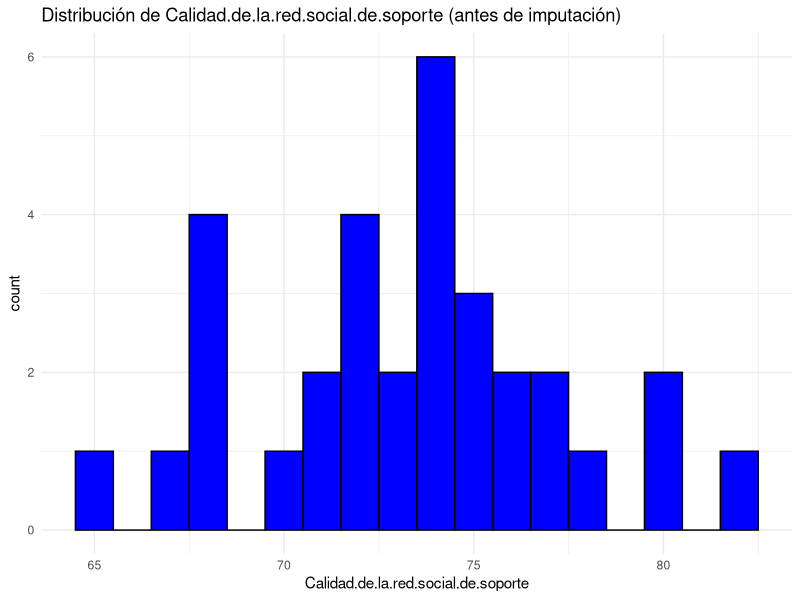
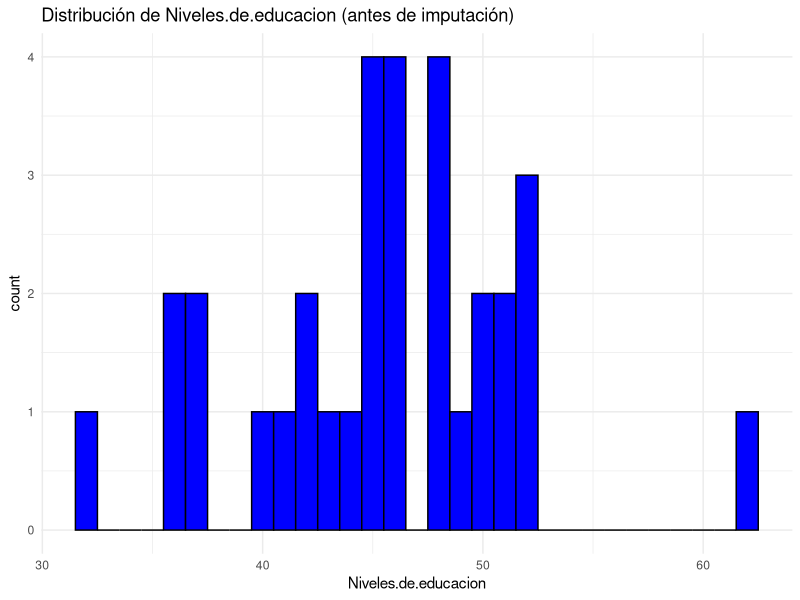
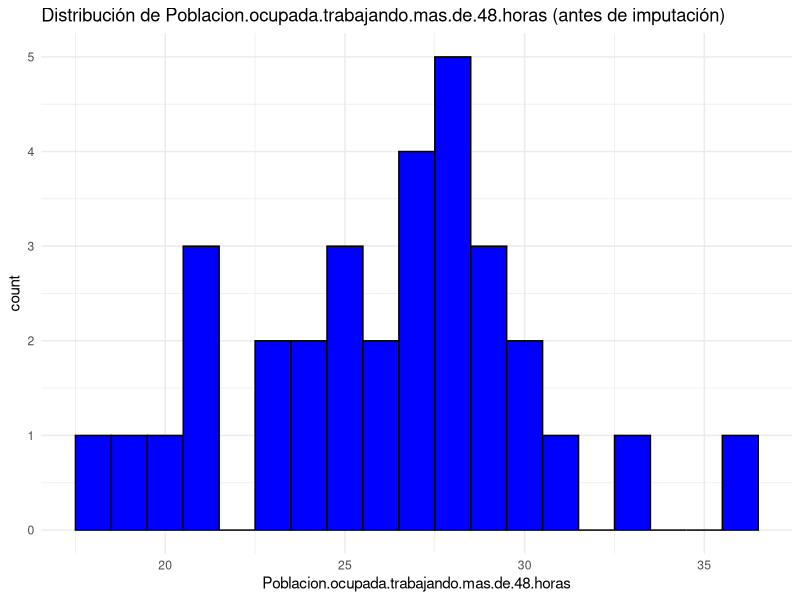
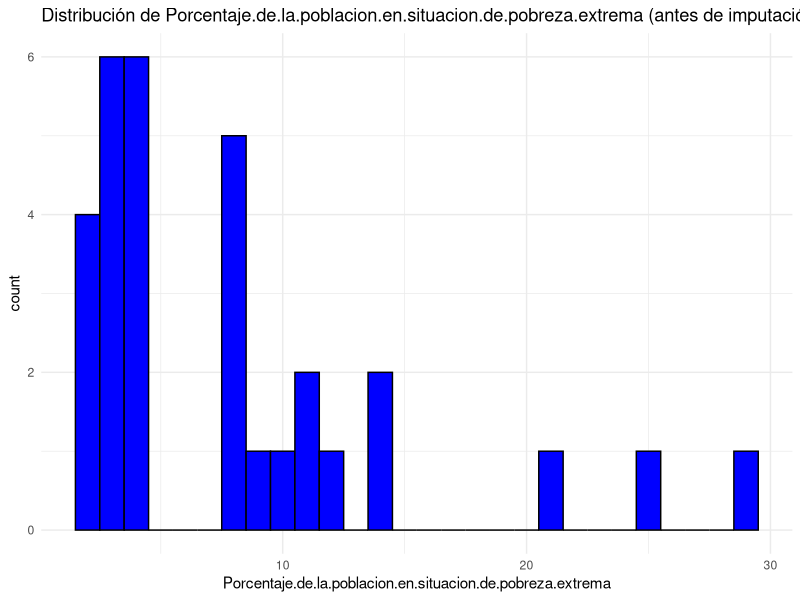
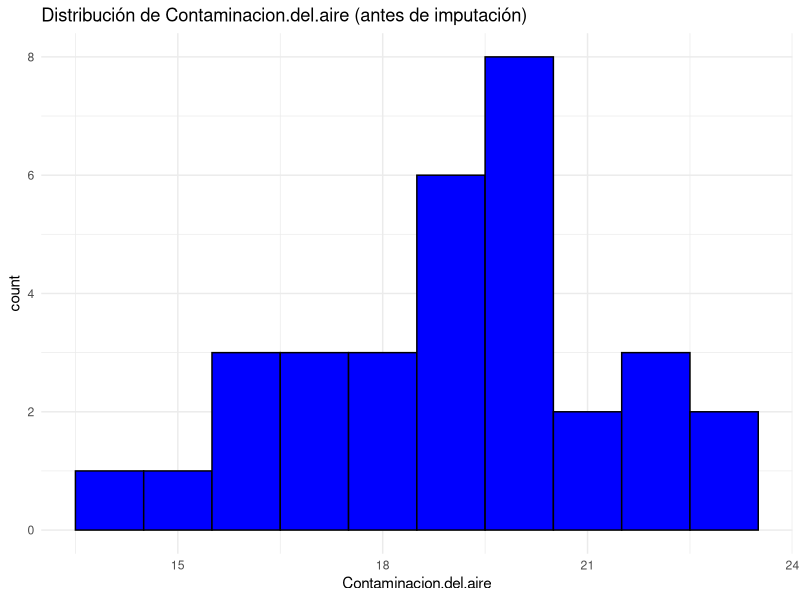
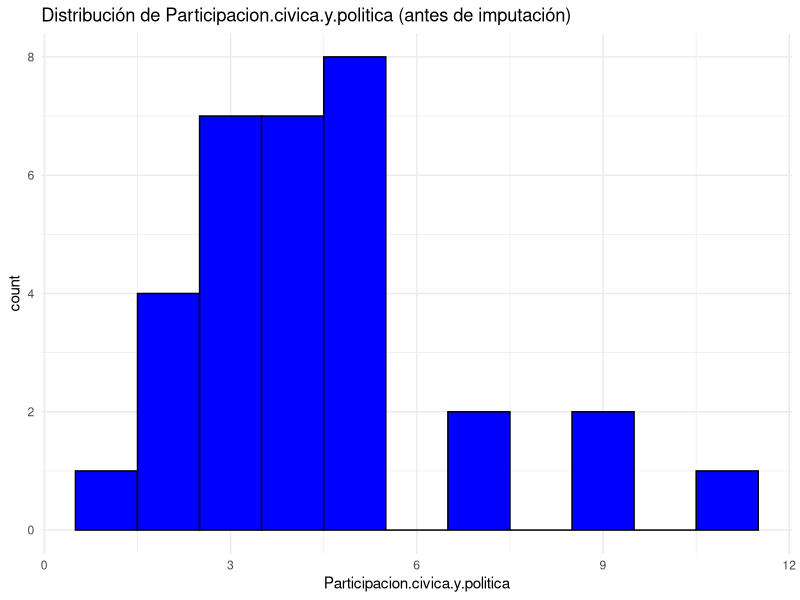
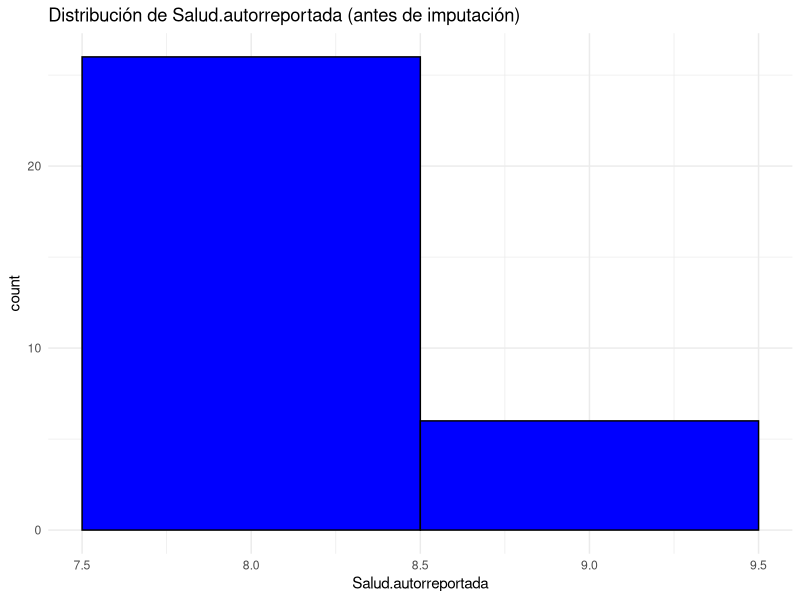
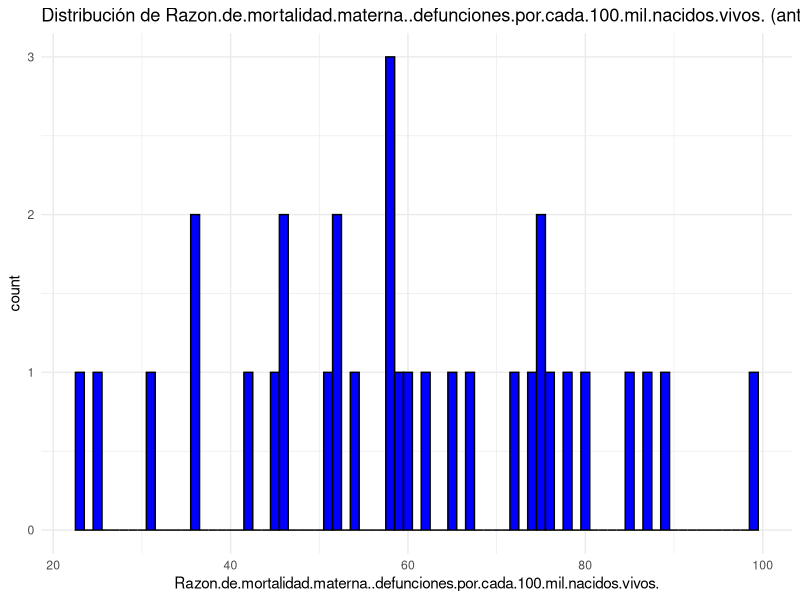

The R source for these figures, in order: (Note: this script raises an error after producing the figures.)
######## Tarea 1

# Librerias
library(ggplot2)
library(mice)

# Datos
bienestar2022 <- read.csv("bienestar2022.csv")

# Número de Datos faltantes
total_na <- sum(is.na(bienestar2022))
cat(paste("El número total de datos faltantes es: ", total_na, "\n"))

# Número de Datos faltantes por columna
na_por_columna <- apply(bienestar2022, 2, function(x) sum(is.na(x)))
na_por_columna <- data.frame(names = names(na_por_columna), na_por_columna)

# Ahora vamos encontrar su fila y columna correspondiente para encontrar a qué estados pertenecen esos valores faltantes.
cat("Posiciones de los valores faltantes:\n")
na_positions <- which(is.na(bienestar2022), arr.ind = TRUE) # devuelve un arreglo, (fila columna)

# Crear el data frame donde aparecerá primero la fila del arreglo anterior (fila) seguido de la columna correspondiente (variable)
na_dataframe <- data.frame(Fila = na_positions[, 1], Columna = colnames(bienestar2022)[na_positions[, 2]])

# Imprimir las posiciones de los NA con el arreglo (Estado, variable)
print(na_dataframe)

# Ahora, antes de realizar la imputación, haremos las distribuciones de las variables para que después
# de imputar podamos realizar la comparación y así comprobar que no se está distorsionando.

# histograma
ggplot(bienestar2022, aes(x = Calidad.de.la.red.social.de.soporte)) +
    geom_histogram(binwidth = 1, fill = "blue", color = "black") +
    theme_minimal() +
    ggtitle("Distribución de Calidad.de.la.red.social.de.soporte (antes de imputación)")

# gráfica de barras
#ggplot(bienestar2022, aes(x = factor(Niveles.de.educacion))) +
#  geom_bar(fill = "blue", color = "black") +
#  theme_minimal() +
#  ggtitle("Distribución de Calidad de la Red Social de Soporte (antes de imputación)") +
#  xlab("Calidad de la Red Social de Soporte")


# boxplot
#ggplot(bienestar2022, aes(y = Niveles.de.educacion)) +
#  geom_boxplot(fill = "blue", color = "black") +
#  theme_minimal() +
#  ggtitle("Boxplot de Niveles de Educación (antes de imputación)")

# histograma
ggplot(bienestar2022, aes(x = Niveles.de.educacion)) +
    geom_histogram(binwidth = 1, fill = "blue", color = "black") +
    theme_minimal() +
    ggtitle("Distribución de Niveles.de.educacion (antes de imputación)")

# histograma
ggplot(bienestar2022, aes(x = Poblacion.ocupada.trabajando.mas.de.48.horas)) +
    geom_histogram(binwidth = 1, fill = "blue", color = "black") +
    theme_minimal() +
    ggtitle("Distribución de Poblacion.ocupada.trabajando.mas.de.48.horas (antes de imputación)")

# histograma
ggplot(bienestar2022, aes(x = Porcentaje.de.la.poblacion.en.situacion.de.pobreza.extrema)) +
    geom_histogram(binwidth = 1, fill = "blue", color = "black") +
    theme_minimal() +
    ggtitle("Distribución de Porcentaje.de.la.poblacion.en.situacion.de.pobreza.extrema (antes de imputación)")

# histograma
ggplot(bienestar2022, aes(x = Contaminacion.del.aire)) +
    geom_histogram(binwidth = 1, fill = "blue", color = "black") +
    theme_minimal() +
    ggtitle("Distribución de Contaminacion.del.aire (antes de imputación)")

# histograma
ggplot(bienestar2022, aes(x = Participacion.civica.y.politica)) +
    geom_histogram(binwidth = 1, fill = "blue", color = "black") +
    theme_minimal() +
    ggtitle("Distribución de Participacion.civica.y.politica (antes de imputación)")

# histograma
ggplot(bienestar2022, aes(x = Salud.autorreportada)) +
    geom_histogram(binwidth = 1, fill = "blue", color = "black") +
    theme_minimal() +
    ggtitle("Distribución de Salud.autorreportada (antes de imputación)")

# histograma
ggplot(bienestar2022, aes(x = Razon.de.mortalidad.materna..defunciones.por.cada.100.mil.nacidos.vivos.)) +
    geom_histogram(binwidth = 1, fill = "blue", color = "black") +
    theme_minimal() +
    ggtitle("Distribución de Razon.de.mortalidad.materna..defunciones.por.cada.100.mil.nacidos.vivos. (antes de imputación)")

# histograma
ggplot(bienestar2022, aes(x = Satisfaccion.con.la.vida)) +
    geom_histogram(binwidth = 1, fill = "blue", color = "black") +
    theme_minimal() +
    ggtitle("Distribución de Satisfaccion.con.la.vida (antes de imputación)")

# histograma
ggplot(bienestar2022, aes(x = Confianza.en.la.policia)) +
    geom_histogram(binwidth = 1, fill = "blue", color = "black") +
    theme_minimal() +
    ggtitle("Distribución de Confianza.en.la.policia (antes de imputación)")

# histograma
ggplot(bienestar2022, aes(x = Tasa.de.incidencia.delictiva)) +
    geom_histogram(binwidth = 1, fill = "blue", color = "black") +
    theme_minimal() +
    ggtitle("Distribución de Tasa.de.incidencia.delictiva (antes de imputación)")

# histograma
ggplot(bienestar2022, aes(x = Tasa.de.informalidad.laboral)) +
    geom_histogram(binwidth = 1, fill = "blue", color = "black") +
    theme_minimal() +
    ggtitle("Distribución de Tasa.de.informalidad.laboral (antes de imputación)")

# histograma
ggplot(bienestar2022, aes(x = Tasa.de.desocupacion)) +
    geom_histogram(binwidth = 1, fill = "blue", color = "black") +
    theme_minimal() +
    ggtitle("Distribución de Tasa.de.desocupacion (antes de imputación)")

# histograma
ggplot(bienestar2022, aes(x = Porcentaje.de.viviendas.con.techos.de.materiales.resistentes)) +
    geom_histogram(binwidth = 1, fill = "blue", color = "black") +
    theme_minimal() +
    ggtitle("Distribución de Porcentaje.de.viviendas.con.techos.de.materiales.resistentes (antes de imputación)")


# Patrón de faltantes
md.pattern(bienestar2022)

# Imputación múltiple
imp <- mice(bienestar2022, seed=10, print= FALSE)
print(imp)

imp$imp$Calidad.de.la.red.social.de.soporte

imp$imp$Niveles.de.educacion

complete(imp)

completados <- complete(imp)

head(completados)

# Guardar los datos completos en formato CSV
write.csv(completados, file = "imputacion_completa.csv", row.names = TRUE)



###########################################################################
###########################################################################
#                Sección 3
###########################################################################
###########################################################################

# Ya que seleccionamos el código, ahora vamos a hacer que lo lea
imputacion_completa <- read.csv("imputacion_completa.csv")

# Vamos a ver si se logró hacer la imputación
total_na <- sum(is.na(imputacion_completa))
# Vamos a imprimirlos:
cat("El total de valores faltantes es:", total_na, "\n")

# Se logró :D
head(imputacion_completa)

#----------------- Comenzamos con los ejercicios de la sección 4 --------------
#-------------------------------------- ecdf ----------------------------------
# --Tasa de Obesidad
obesidad_ecdf <- ecdf(imputacion_completa$Tasa.de.obesidad)

plot(obesidad_ecdf, 
     main = "ecdf - Tasa de Obesidad", 
     xlab = "Tasa de Obesidad", 
     ylab = "Probabilidad", 
     col = "blue", 
     lwd = 2)

# Puntos
points(imputacion_completa$Tasa.de.obesidad, obesidad_ecdf(imputacion_completa$Tasa.de.obesidad), col = "black", pch = 19)


# --Tasa de mortalidad infantil
tdmi_ecdf <- ecdf(imputacion_completa$Tasa.de.mortalidad.infantil)

plot(tdmi_ecdf, 
     main = "ecdf - Tasa de mortalidad infantil", 
     xlab = "Tasa de mortalidad infantil", 
     ylab = "Probabilidad", 
     col = "gold", 
     lwd = 2)

# Puntos
points(imputacion_completa$Tasa.de.mortalidad.infantil, tdmi_ecdf(imputacion_completa$Tasa.de.mortalidad.infantil), col = "black", pch = 19)


# --Razón de mortalidad materna.
tdmm_ecdf <- ecdf(imputacion_completa$Razon.de.mortalidad.materna..defunciones.por.cada.100.mil.nacidos.vivos.)

plot(tdmm_ecdf, 
     main = "ecdf - Razón de mortalidad materna", 
     xlab = "Razón de mortalidad materna", 
     ylab = "Probabilidad", 
     col = "deeppink", 
     lwd = 2)

# Puntos
points(imputacion_completa$Razon.de.mortalidad.materna..defunciones.por.cada.100.mil.nacidos.vivos., tdmm_ecdf(imputacion_completa$Razon.de.mortalidad.materna..defunciones.por.cada.100.mil.nacidos.vivos.), col = "black", pch = 19)



# --Satisfacción con la vida
sclv_ecdf <- ecdf(imputacion_completa$Satisfaccion.con.la.vida)

plot(sclv_ecdf, 
     main = "ecdf - Satisfacción con la vida", 
     xlab = "Satisfacción con la vida", 
     ylab = "Probabilidad", 
     col = "green", 
     lwd = 2)

# Puntos
points(imputacion_completa$Satisfaccion.con.la.vida, sclv_ecdf(imputacion_completa$Satisfaccion.con.la.vida), col = "black", pch = 19)

# --Viviendas con acceso a servicos básicos.

viviendas_ecdf <- ecdf(imputacion_completa$Viviendas.con.acceso.a.servicios.basicos)

plot(viviendas_ecdf, 
     main = "ecdf - Vivivendas con acceso a servicios básicos", 
     xlab = "Viviendas con acceso a servicios básicos", 
     ylab = "Probabilidad", 
     col = "indianred1", 
     lwd = 2)

# Puntos
points(imputacion_completa$Viviendas.con.acceso.a.servicios.basicos, viviendas_ecdf(imputacion_completa$Viviendas.con.acceso.a.servicios.basicos), col = "black", pch = 19)

#---------------------------------- boxplot --------------------------------------

boxplot(imputacion_completa$Tasa.de.obesidad, 
        main = "Boxplot - Tasa de Obesidad", 
        ylab = "Tasa de Obesidad", 
        col = "blue")


boxplot(imputacion_completa$Tasa.de.mortalidad.infantil, 
        main = "Boxplot - Tasa de Motarlidad infantil", 
        ylab = "Tasa de Mortalidad Infantil", 
        col = "gold")

boxplot(imputacion_completa$Razon.de.mortalidad.materna..defunciones.por.cada.100.mil.nacidos.vivos., 
        main = "Boxplot - Razón de Mortalidad Materna", 
        ylab = "Razón de Mortalidad Materna", 
        col = "deeppink")

boxplot(imputacion_completa$Satisfaccion.con.la.vida, 
        main = "Boxplot - Satisfacción con la vida", 
        ylab = "Satisfacción con la vida", 
        col = "green")

boxplot(imputacion_completa$Viviendas.con.acceso.a.servicios.basicos, 
        main = "Boxplot - Viviendas con acceso a servicios básicos", 
        ylab = "Viviendas con acceso a servicios básicos", 
        col = "indianred1")

#------------------------------ Normal -----------------------------------------
qqnorm(imputacion_completa$Tasa.de.obesidad, main = "QQ-Plot - Tasa de Obesidad")
qqline(imputacion_completa$Tasa.de.obesidad, col = "black")  # Línea de referencia

qqnorm(imputacion_completa$Tasa.de.obesidad, 
       main = "QQ-Plot - Tasa de Obesidad", 
       xlab = "Cuantiles teóricos", 
       ylab = "Cuantiles de Tasa de Obesidad", 
       col = "blue", 
       pch = 19)  

qqline(imputacion_completa$Tasa.de.obesidad, col = "black", lwd = 2)



qqnorm(imputacion_completa$Tasa.de.mortalidad.infantil, 
       main = "QQ-Plot - Tasa de Mortaldiad Infantil", 
       xlab = "Cuantiles teóricos", 
       ylab = "Cuantiles de Tasa de Mortalidad Infantil", 
       col = "gold", 
       pch = 19)  # Cambiar el color y tipo de punto

qqline(imputacion_completa$Tasa.de.mortalidad.infantil, col = "black", lwd = 2)


qqnorm(imputacion_completa$Razon.de.mortalidad.materna..defunciones.por.cada.100.mil.nacidos.vivos., 
       main = "QQ-Plot - Razón de Mortaldiad Materna", 
       xlab = "Cuantiles teóricos", 
       ylab = "Cuantiles de Razón de Mortalidad Materna", 
       col = "deeppink", 
       pch = 19)

qqline(imputacion_completa$Razon.de.mortalidad.materna..defunciones.por.cada.100.mil.nacidos.vivos., col = "black", lwd = 2)


qqnorm(imputacion_completa$Satisfaccion.con.la.vida, 
       main = "QQ-Plot - Satisfacción con la vida", 
       xlab = "Cuantiles teóricos", 
       ylab = "Cuantiles de Satisfacción con la vida", 
       col = "green", 
       pch = 19)

qqline(imputacion_completa$Satisfaccion.con.la.vida, col = "black", lwd = 2)

qqnorm(imputacion_completa$Viviendas.con.acceso.a.servicios.basicos, 
       main = "QQ-Plot - Viviendas con acceso a servicios básicos", 
       xlab = "Cuantiles teóricos", 
       ylab = "Cuantiles de Viviendas con acceso a servicios básicos", 
       col = "indianred1", 
       pch = 19)

qqline(imputacion_completa$Viviendas.con.acceso.a.servicios.basicos, col = "black", lwd = 2)

#------------------------------- Histograma -------------------------------------

hist(imputacion_completa$Tasa.de.obesidad, 
     main = "Histograma - Tasa de Obesidad", 
     xlab = "Tasa de Obesidad", 
     ylab = "Frecuencia", 
     col = "blue", 
     border = "black")

hist(imputacion_completa$Tasa.de.mortalidad.infantil, 
     main = "Histograma - Tasa de Mortalidad Infantil", 
     xlab = "Tasa de Mortalidad Infantil", 
     ylab = "Frecuencia", 
     col = "gold", 
     border = "black")

hist(imputacion_completa$Razon.de.mortalidad.materna..defunciones.por.cada.100.mil.nacidos.vivos., 
     main = "Histograma - Razón de Mortalidad Materna", 
     xlab = "Razón de Mortalidad Materna", 
     ylab = "Frecuencia", 
     col = "deeppink", 
     border = "black")

hist(imputacion_completa$Satisfaccion.con.la.vida, 
     main = "Histograma - Satisfacción con la vida", 
     xlab = "Satisfacción con la vida", 
     ylab = "Frecuencia", 
     col = "green", 
     border = "black")

hist(imputacion_completa$Viviendas.con.acceso.a.servicios.basicos, 
     main = "Histograma - Viviendas con acceso a servicios básicos", 
     xlab = "Viviendas con acceso a servicios básicos", 
     ylab = "Frecuencia", 
     col = "indianred1", 
     border = "black")


#----------------------- Ejercicio 5 ------------------------------------

